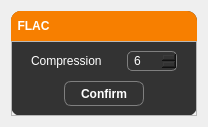
<?xml version="1.0" encoding="UTF-8"?>
<ui version="4.0">
 <class>Form</class>
 <widget class="QWidget" name="Form">
  <property name="geometry">
   <rect>
    <x>0</x>
    <y>0</y>
    <width>204</width>
    <height>123</height>
   </rect>
  </property>
  <property name="sizePolicy">
   <sizepolicy hsizetype="Preferred" vsizetype="Preferred">
    <horstretch>0</horstretch>
    <verstretch>0</verstretch>
   </sizepolicy>
  </property>
  <property name="minimumSize">
   <size>
    <width>0</width>
    <height>0</height>
   </size>
  </property>
  <property name="maximumSize">
   <size>
    <width>16777215</width>
    <height>16777215</height>
   </size>
  </property>
  <property name="windowTitle">
   <string>FLAC</string>
  </property>
  <property name="styleSheet">
   <string notr="true">QWidget {
	color: white;
	font-family: &quot;Segoe UI&quot;;
}</string>
  </property>
  <layout class="QVBoxLayout" name="verticalLayout">
   <item>
    <widget class="QFrame" name="base_frame">
     <property name="styleSheet">
      <string notr="true">QFrame#base_frame {
	background-color: #333333;
	border-radius: 10px;

}

QComboBox QAbstractItemView {
	color: black;
}

</string>
     </property>
     <property name="frameShape">
      <enum>QFrame::StyledPanel</enum>
     </property>
     <property name="frameShadow">
      <enum>QFrame::Raised</enum>
     </property>
     <layout class="QVBoxLayout" name="verticalLayout_2">
      <property name="spacing">
       <number>0</number>
      </property>
      <property name="leftMargin">
       <number>0</number>
      </property>
      <property name="topMargin">
       <number>0</number>
      </property>
      <property name="rightMargin">
       <number>0</number>
      </property>
      <property name="bottomMargin">
       <number>0</number>
      </property>
      <item>
       <widget class="QFrame" name="title_bar">
        <property name="sizePolicy">
         <sizepolicy hsizetype="Preferred" vsizetype="Preferred">
          <horstretch>0</horstretch>
          <verstretch>0</verstretch>
         </sizepolicy>
        </property>
        <property name="minimumSize">
         <size>
          <width>0</width>
          <height>30</height>
         </size>
        </property>
        <property name="maximumSize">
         <size>
          <width>16777215</width>
          <height>30</height>
         </size>
        </property>
        <property name="styleSheet">
         <string notr="true">QFrame {
	background-color: #f77f00;
	border-top-left-radius: 10px;
	border-top-right-radius: 10px;
	border-bottom-right-radius: 0px;
	border-bottom-left-radius: 0px;
}</string>
        </property>
        <property name="frameShape">
         <enum>QFrame::NoFrame</enum>
        </property>
        <property name="frameShadow">
         <enum>QFrame::Raised</enum>
        </property>
        <layout class="QHBoxLayout" name="horizontalLayout_3">
         <property name="spacing">
          <number>0</number>
         </property>
         <property name="leftMargin">
          <number>0</number>
         </property>
         <property name="topMargin">
          <number>0</number>
         </property>
         <property name="rightMargin">
          <number>0</number>
         </property>
         <item>
          <widget class="QLabel" name="title">
           <property name="minimumSize">
            <size>
             <width>45</width>
             <height>30</height>
            </size>
           </property>
           <property name="maximumSize">
            <size>
             <width>45</width>
             <height>30</height>
            </size>
           </property>
           <property name="styleSheet">
            <string notr="true">QLabel {
	color: white;
	font-family: &quot;Segoe UI&quot;;
	font-weight: bold;

}</string>
           </property>
           <property name="text">
            <string>FLAC</string>
           </property>
           <property name="alignment">
            <set>Qt::AlignCenter</set>
           </property>
          </widget>
         </item>
         <item>
          <spacer name="spacer_title_bar">
           <property name="orientation">
            <enum>Qt::Horizontal</enum>
           </property>
           <property name="sizeHint" stdset="0">
            <size>
             <width>677</width>
             <height>18</height>
            </size>
           </property>
          </spacer>
         </item>
        </layout>
       </widget>
      </item>
      <item alignment="Qt::AlignTop">
       <widget class="QFrame" name="main_frame">
        <property name="frameShape">
         <enum>QFrame::StyledPanel</enum>
        </property>
        <property name="frameShadow">
         <enum>QFrame::Raised</enum>
        </property>
        <layout class="QVBoxLayout" name="verticalLayout_3">
         <property name="spacing">
          <number>10</number>
         </property>
         <item alignment="Qt::AlignHCenter|Qt::AlignTop">
          <widget class="QFrame" name="bitrate_mode_frame">
           <property name="sizePolicy">
            <sizepolicy hsizetype="Minimum" vsizetype="Minimum">
             <horstretch>0</horstretch>
             <verstretch>0</verstretch>
            </sizepolicy>
           </property>
           <property name="minimumSize">
            <size>
             <width>0</width>
             <height>0</height>
            </size>
           </property>
           <property name="maximumSize">
            <size>
             <width>16777215</width>
             <height>210</height>
            </size>
           </property>
           <property name="frameShape">
            <enum>QFrame::NoFrame</enum>
           </property>
           <property name="frameShadow">
            <enum>QFrame::Raised</enum>
           </property>
           <layout class="QFormLayout" name="formLayout">
            <property name="leftMargin">
             <number>10</number>
            </property>
            <property name="topMargin">
             <number>0</number>
            </property>
            <property name="rightMargin">
             <number>10</number>
            </property>
            <property name="bottomMargin">
             <number>0</number>
            </property>
            <item row="0" column="0">
             <widget class="QLabel" name="comp_label">
              <property name="minimumSize">
               <size>
                <width>90</width>
                <height>0</height>
               </size>
              </property>
              <property name="text">
               <string>Compression</string>
              </property>
             </widget>
            </item>
            <item row="0" column="1">
             <widget class="QSpinBox" name="comp_spinbox">
              <property name="enabled">
               <bool>true</bool>
              </property>
              <property name="sizePolicy">
               <sizepolicy hsizetype="Minimum" vsizetype="Fixed">
                <horstretch>0</horstretch>
                <verstretch>0</verstretch>
               </sizepolicy>
              </property>
              <property name="minimumSize">
               <size>
                <width>50</width>
                <height>20</height>
               </size>
              </property>
              <property name="maximumSize">
               <size>
                <width>50</width>
                <height>20</height>
               </size>
              </property>
              <property name="styleSheet">
               <string notr="true">QSpinBox {
	background-color: #333333;
	color: white;
	border: 1px solid #7f7f7f;
	border-radius: 5px;
	padding: 2px;
	padding-left: 4px;

}

QSpinBox:hover {
	border: 1px solid #f77f00;
}

QSpinBox:focus {
	border: 1px solid #f77f00;
}

QSpinBox:disabled {
	background-color: #555555;
	color: #262626;
	border-color: rgb(80, 80, 80);
}

</string>
              </property>
              <property name="maximum">
               <number>12</number>
              </property>
              <property name="value">
               <number>6</number>
              </property>
             </widget>
            </item>
           </layout>
          </widget>
         </item>
         <item alignment="Qt::AlignHCenter">
          <widget class="QPushButton" name="confirm_btn">
           <property name="sizePolicy">
            <sizepolicy hsizetype="Fixed" vsizetype="Fixed">
             <horstretch>0</horstretch>
             <verstretch>0</verstretch>
            </sizepolicy>
           </property>
           <property name="minimumSize">
            <size>
             <width>80</width>
             <height>25</height>
            </size>
           </property>
           <property name="maximumSize">
            <size>
             <width>90</width>
             <height>25</height>
            </size>
           </property>
           <property name="styleSheet">
            <string notr="true">QPushButton {
	color: white;
	background-color: none;
	border-radius: 7px;
	border: 1px solid #7f7f7f;
	padding: 0px;
	font-weight: bold;
}

QPushButton:hover {
	border: 1px solid rgb(33, 213, 93);
}

QPushButton:pressed {
	background-color: rgb(33, 213, 93);
}



</string>
           </property>
           <property name="text">
            <string>Confirm</string>
           </property>
           <property name="icon">
            <iconset resource="../resources/resources.qrc">
             <normaloff>:/icons/icons/check_white_18dp.svg</normaloff>:/icons/icons/check_white_18dp.svg</iconset>
           </property>
          </widget>
         </item>
        </layout>
       </widget>
      </item>
     </layout>
    </widget>
   </item>
  </layout>
 </widget>
 <resources>
  <include location="../resources/resources.qrc"/>
 </resources>
 <connections/>
</ui>
